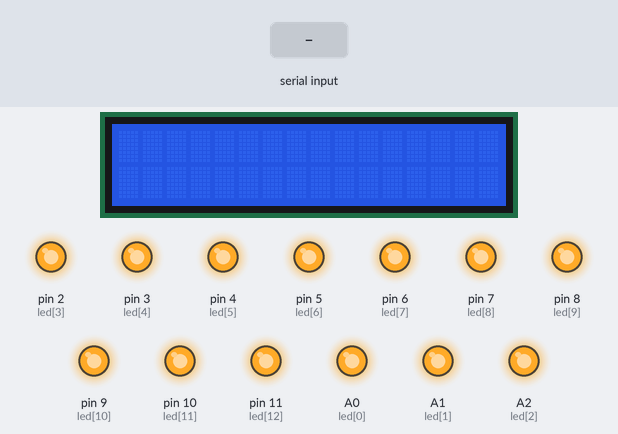
Simulated run of this sketch. Board: Arduino Uno, built with avr-gcc and run on an emulated ATmega328P. On the bench: 16×2 character LCD, output pins drawn as LEDs (lit = HIGH). Dashed ring = blinking. The test bench sets the inputs (shaded band).

Above: at 1.2 s.
1.3 s: "2" received over Serial
At 1.79 s:
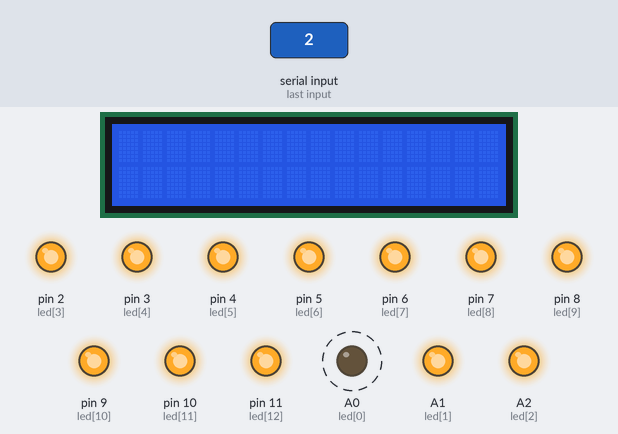
4.3 s: "0" received over Serial
At 4.3 s:
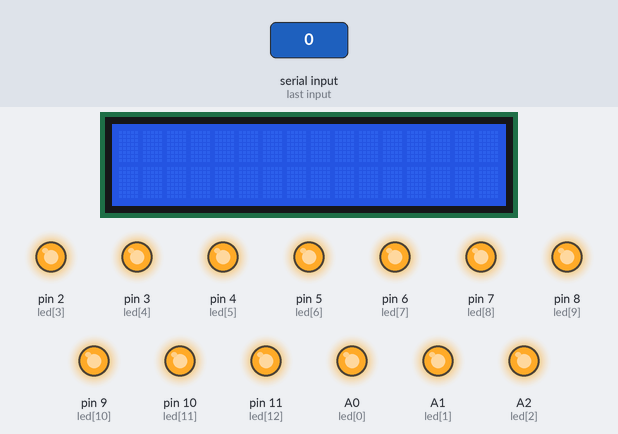
5.8 s: "1" received over Serial
At 6.8 s:
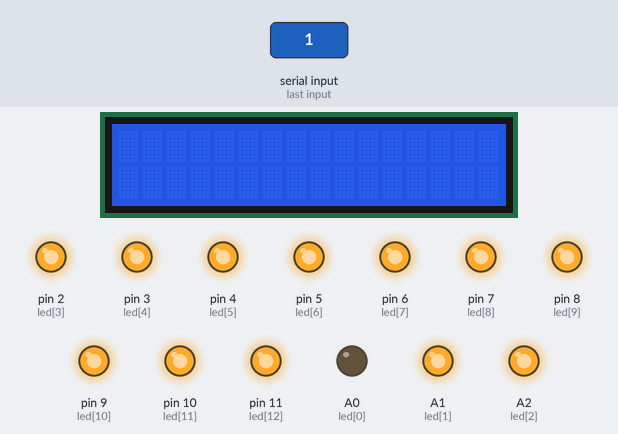
Timing chart, 0 to 8.8 s (numbered marks = the images above; inputs shaded):
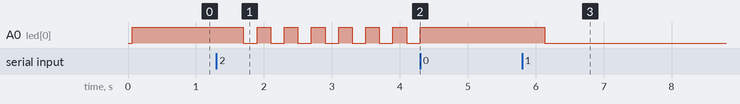

The sketch:

ArduinoA.ino
```cpp
#include <Wire.h>
#include <LiquidCrystal_I2C.h>

//constante des leds
const int led[] = {A0,A1,A2,2,3,4,5,6,7,8,9,10,11};
const int nbLed = 13;
//donnée des clignotement pour les leds
int ledBlink[] = {0,0,0,0,0,0,0,0,0,0,0,0,0};

//donne entrant du port série
String inputSerial = "";
//initialisation de l'écran
LiquidCrystal_I2C lcd(0x27,16,2);

void setup() {
  //mise en place de l'écran
  lcd.begin();
  lcd.backlight();
  lcd.setCursor(0,0);

  //ecoute du port série
  Serial.begin(9600);

  //initialisation des leds et leur mode
  for (int i = 0; i < nbLed; i++) {
    pinMode(led[i], OUTPUT);
    digitalWrite(led[i], HIGH);
  }
}

void loop() {
  for (int i = 0; i < nbLed; i++) {
    if (ledBlink[i] == 1)
      digitalWrite(led[i], LOW);
  }
  delay(200);
  for (int i = 0; i < nbLed; i++) {
    if (ledBlink[i] == 1)
      digitalWrite(led[i], HIGH);
  }
  delay(200);
}

void serialEvent() {
  //récupération des données
  inputSerial = "";
  while (Serial.available() > 0)
  {
    inputSerial = inputSerial + ascii(Serial.read());
  }

  //lecture de la donnée entrante et allumage des LED
  int i;
  for (i = 0; i < nbLed; i++) {
    if (inputSerial.substring(i, i+1) == "0") {
      digitalWrite(led[i], HIGH);
      ledBlink[i] = 0;
    } else if (inputSerial.substring(i, i+1) == "1") {
      digitalWrite(led[i], LOW);
      ledBlink[i] = 0;
    } else if (inputSerial.substring(i, i+1) == "2") {
      ledBlink[i] = 1;
    }
  }
  //gestion de l'écran
  setLcd(inputSerial.substring(i, i+1), inputSerial.substring(i+1, i+5), inputSerial.substring(i+5, i+8));
}

/**
 * fonction de changement d'état de l'écran LCD
 * partie gestion de l'oxygen et de la température du liquide de refroidissement
 */
void setLcd(String arg_options, String arg_num1, String arg_num2) {
  //réinitialisation de l'écran
  lcd.setCursor(0,0);
  lcd.print("                ");
  lcd.setCursor(0,1);
  lcd.print("                ");
  lcd.setCursor(0,0);

  //message selon option si option 0 aucun affichage
  if ( arg_options == "1" ) {
    lcd.print("No connection");
    lcd.setCursor(0,1);
    lcd.print("on APU");
  }
  if ( arg_options == "2" ) {
    lcd.print("!!Warning!!");
    lcd.setCursor(0,1);
    lcd.print("Main low");
  }
  if ( arg_options == "3" ) {
    lcd.print("!!Warning!!");
    lcd.setCursor(0,1);
    lcd.print("RCS low");
  }
  if ( arg_options == "4" ) {
    lcd.print("Main : ");
    lcd.setCursor(0,1);
    lcd.print("RCS : ");
    lcd.setCursor(8,0);
    lcd.print(arg_num1 + " L");
    lcd.setCursor(10,1);
    lcd.print(arg_num2 + " L");
  }
}

/**
 * fonction de traduction des données entrant en asciis
 */
String ascii(int arg_dec) {
  if (arg_dec == 48) return "0";
  if (arg_dec == 49) return "1";
  if (arg_dec == 50) return "2";
  if (arg_dec == 51) return "3";
  if (arg_dec == 52) return "4";
  if (arg_dec == 53) return "5";
  if (arg_dec == 54) return "6";
  if (arg_dec == 55) return "7";
  if (arg_dec == 56) return "8";
  if (arg_dec == 57) return "9";
}
```

Measured:
- after the input at 1.3 s, A0 (led[0]): alternates HIGH for 0.20 s and LOW for 0.20 s, starting after 0.40 s
- after the input at 4.3 s, A0 (led[0]): stops changing and stays HIGH
- after the input at 5.8 s, A0 (led[0]): HIGH → LOW after 0.33 s
